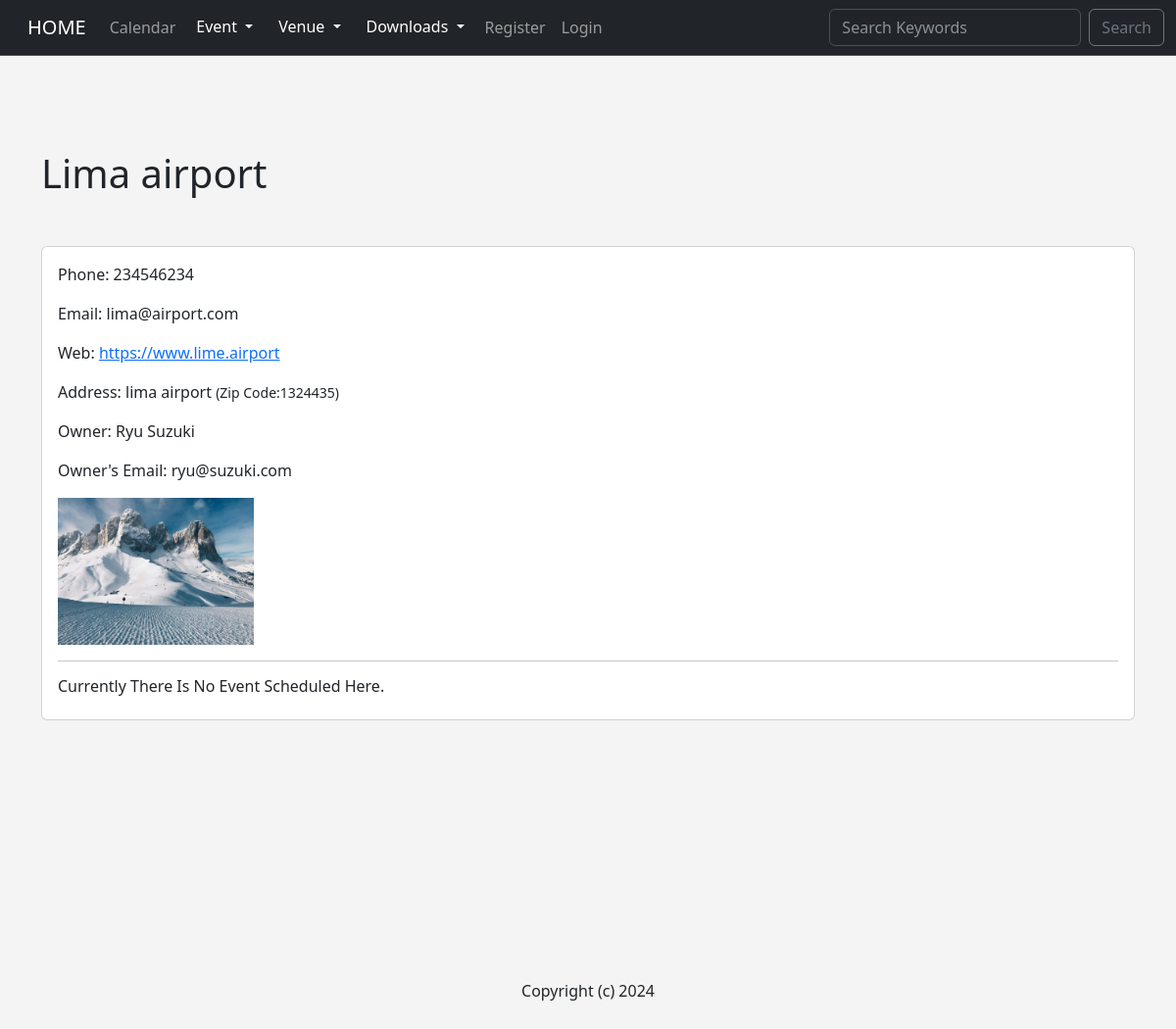
Page /show_venue/15 on the committed database.
### events/models.py (models this page shows, shortened)
class Venue(models.Model):
    name = models.CharField("Venue Name", max_length=120)
    address = models.CharField(max_length=300)
    zip_code = models.CharField("Zip Code", max_length=15)
    phone = models.CharField("Contact Phone", max_length=25, blank=True)
    web = models.URLField("Website Address", blank=True)
    email_address = models.EmailField("Email Address", blank=True)
    owner = models.IntegerField("Venue Owner", blank=False, default=1)
    venue_image = models.ImageField(null=True, blank=True, upload_to="images/")

### events/views.py (the view)
# urls.py: path('show_venue/<venue_id>', views.show_venue, name="show_venue"),
def show_venue(request, venue_id):
    venue = Venue.objects.get(pk=venue_id)
    venue_owner = User.objects.get(pk=venue.owner)
    events = venue.event_set.all()
    now = datetime.now()
    current_year = now.year
    return render(request,
        "events/show_venue.html", {
        "venue": venue,
        "events": events,
        "venue_owner": venue_owner,
        "current_year": current_year
        })

### events/templates/events/show_venue.html (shortened to what this page needs)
{% extends 'events/base.html' %}
{% block content %}
    <h1 style="margin-bottom: 50px;">{{ venue.name }}</h1>
        <div class="card">
            <div class="card-body">
                <p>Phone: {{ venue.phone }}</p>
                <p>Email: {{ venue.email_address }}</p>
                <p>Web: <a href="{{ venue.web }}">{{ venue.web }}</a></p>
                <p>Address: {{ venue.address }} <small>(Zip Code:{{ venue.zip_code }})</small></p>
                <p>Owner: {{ venue_owner.first_name }}  {{ venue_owner.last_name }}</p>
                <p>Owner's Email: {{ venue_owner.email }}</p>
                {% if venue.venue_image %}
                    <img src="{{ venue.venue_image.url }}" width="200">
                {% endif %}
                <br><hr>
                {% if events %}
                <h5 style="margin-bottom: 20px;">Events at {{ venue }}</h5>
                <table class="table table-striped table-hover table-bordered-colums">
                    {% for event in events %}
                        {% if event.approved %}
                        <tr>
                            <td>
                                <h5><a href="{% url 'show_event' event.id %}">{{ event }}</a></h5>
                            </td>
                        </tr>
                        {% endif %}
                    {% endfor %}
                </table>
                {% else %}
                <h6>Currently There Is No Event Scheduled Here.</h6>
                {% endif %}
            </div>
        </div>
        <br/><br/>
{% endblock %}

### events/templates/events/base.html (style rules this page uses)
body { background: #f4f4f4; }

### rows in the picture
Venue: name "Lima airport", phone "234546234", email_address "lima@airport.com", web "https://www.lime.airport", address "lima airport", zip_code "1324435", venue_image (picture)

### other values in the picture
{{ venue_owner.first_name }} "Ryu"
{{ venue_owner.last_name }} "Suzuki"
{{ venue_owner.email }} "ryu@suzuki.com"
